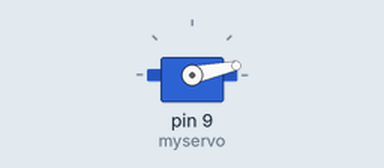
A sketch run on a simulated Arduino Uno, built with avr-gcc and run on an emulated ATmega328P. On the bench: servo.

Above: at 0.05 s.
At 1.5 s:
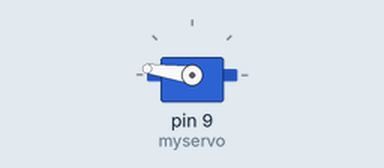
At 3.0 s:
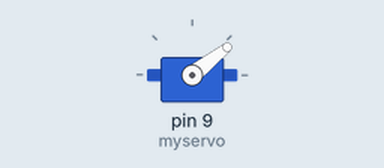
Timing chart, 0 to 6.9 s (numbered marks = the images above):
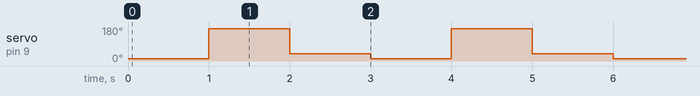

The sketch:

4.3_Servo.ino
```cpp
#include <Servo.h>

Servo myservo;


void setup() {
  myservo.attach(9);

}

void loop() {
  myservo.write(12);
  delay(1000);
  myservo.write(172);
  delay(1000);
  myservo.write(38);
  delay(1000);

}
```

Measured:
- by itself, servo on pin 9 (myservo): repeats every 3.0 s: 38° 1.0 s, 12° 1.0 s, 172° 1.0 s
